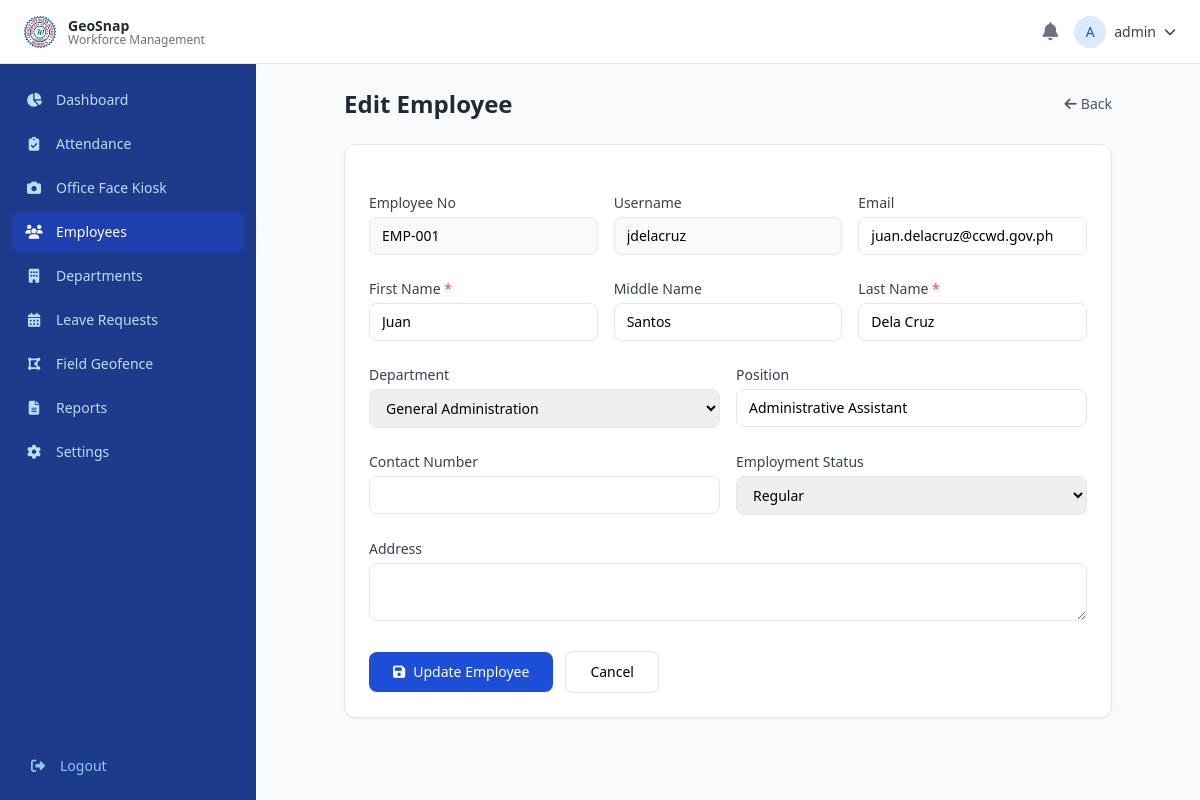
The page /index.php?page=employees-edit&id=2 (signed in) on the database its author committed.
### tables this page shows
CREATE TABLE `employees` (
  `id` INT UNSIGNED NOT NULL AUTO_INCREMENT,
  `user_id` INT UNSIGNED NOT NULL,
  `department_id` INT UNSIGNED DEFAULT NULL,
  `employee_no` VARCHAR(50) NOT NULL,
  `first_name` VARCHAR(100) NOT NULL,
  `last_name` VARCHAR(100) NOT NULL,
  `middle_name` VARCHAR(100) DEFAULT NULL,
  `position` VARCHAR(255) DEFAULT NULL,
  `contact_no` VARCHAR(50) DEFAULT NULL,
  `email` VARCHAR(255) DEFAULT NULL,
  `address` TEXT DEFAULT NULL,
  `employment_status` ENUM('regular','probationary','contractual','part-time') DEFAULT 'regular',
  `profile_pic` VARCHAR(255) DEFAULT NULL,
  `is_active` TINYINT(1) DEFAULT 1,
  `created_at` TIMESTAMP DEFAULT CURRENT_TIMESTAMP,
  `updated_at` TIMESTAMP DEFAULT CURRENT_TIMESTAMP ON UPDATE CURRENT_TIMESTAMP,
  PRIMARY KEY (`id`),
  UNIQUE KEY `uk_employees_no` (`employee_no`),
  UNIQUE KEY `uk_employees_user` (`user_id`),
  KEY `idx_employees_dept` (`department_id`),
  KEY `idx_employees_status` (`employment_status`),
  KEY `idx_employees_active` (`is_active`),
  CONSTRAINT `fk_employees_user` FOREIGN KEY (`user_id`) REFERENCES `users` (`id`) ON DELETE CASCADE ON UPDATE CASCADE,
  CONSTRAINT `fk_employees_dept` FOREIGN KEY (`department_id`) REFERENCES `departments` (`id`) ON DELETE SET NULL ON UPDATE CASCADE
);

CREATE TABLE `users` (
  `id` INT UNSIGNED NOT NULL AUTO_INCREMENT,
  `role_id` INT UNSIGNED NOT NULL,
  `username` VARCHAR(100) NOT NULL,
  `email` VARCHAR(255) NOT NULL,
  `password` VARCHAR(255) NOT NULL,
  `remember_token` VARCHAR(255) DEFAULT NULL,
  `reset_token` VARCHAR(255) DEFAULT NULL,
  `reset_expires` DATETIME DEFAULT NULL,
  `is_active` TINYINT(1) DEFAULT 1,
  `last_login` DATETIME DEFAULT NULL,
  `created_at` TIMESTAMP DEFAULT CURRENT_TIMESTAMP,
  `updated_at` TIMESTAMP DEFAULT CURRENT_TIMESTAMP ON UPDATE CURRENT_TIMESTAMP,
  PRIMARY KEY (`id`),
  UNIQUE KEY `uk_users_username` (`username`),
  UNIQUE KEY `uk_users_email` (`email`),
  KEY `idx_users_role` (`role_id`),
  KEY `idx_users_active` (`is_active`),
  CONSTRAINT `fk_users_role` FOREIGN KEY (`role_id`) REFERENCES `roles` (`id`) ON DELETE RESTRICT ON UPDATE CASCADE
);

CREATE TABLE `departments` (
  `id` INT UNSIGNED NOT NULL AUTO_INCREMENT,
  `name` VARCHAR(255) NOT NULL,
  `code` VARCHAR(50) DEFAULT NULL,
  `description` TEXT DEFAULT NULL,
  `is_active` TINYINT(1) DEFAULT 1,
  `created_at` TIMESTAMP DEFAULT CURRENT_TIMESTAMP,
  `updated_at` TIMESTAMP DEFAULT CURRENT_TIMESTAMP ON UPDATE CURRENT_TIMESTAMP,
  PRIMARY KEY (`id`),
  UNIQUE KEY `uk_departments_name` (`name`),
  KEY `idx_departments_active` (`is_active`)
);

### includes/security.php (called while the page is built, shortened)
<?php
function escapeOutput($data) {
    return htmlspecialchars($data, ENT_QUOTES | ENT_HTML5, 'UTF-8');
}

### modules/employees/edit.php (the view, shortened to what this page needs)
<?php
$id = intval($_GET['id'] ?? 0);
$stmt = $db->prepare("SELECT e.*, u.username, u.email as user_email FROM employees e JOIN users u ON e.user_id = u.id WHERE e.id = ?");
$stmt->execute([$id]);
$emp = $stmt->fetch();
$depts = $db->query("SELECT id, name FROM departments WHERE is_active = 1 ORDER BY name")->fetchAll();
?>
<div class="max-w-3xl mx-auto">
    <div class="flex items-center justify-between mb-6">
        <h1 class="text-2xl font-bold text-gray-800">Edit Employee</h1>
        <a href="<?= APP_URL ?>/index.php?page=employees" class="text-sm text-gray-600 hover:text-gray-800"><i class="fas fa-arrow-left mr-1"></i>Back</a>
    </div>
    <div class="bg-white rounded-xl shadow-sm border p-6">
        <form method="POST" class="space-y-6">
            <div class="grid grid-cols-1 md:grid-cols-3 gap-4">
                <div>
                    <label class="block text-sm font-medium text-gray-700 mb-1">Employee No</label>
                    <input type="text" value="<?= escapeOutput($emp['employee_no']) ?>" disabled class="w-full px-3 py-2 border rounded-lg text-sm bg-gray-50">
                </div>
                <div>
                    <label class="block text-sm font-medium text-gray-700 mb-1">Username</label>
                    <input type="text" value="<?= escapeOutput($emp['username']) ?>" disabled class="w-full px-3 py-2 border rounded-lg text-sm bg-gray-50">
                </div>
                <div>
                    <label class="block text-sm font-medium text-gray-700 mb-1">Email</label>
                    <input type="email" name="email" value="<?= escapeOutput($emp['user_email']) ?>" class="w-full px-3 py-2 border rounded-lg text-sm focus:ring-2 focus:ring-blue-500">
                </div>
            </div>
            <div class="grid grid-cols-1 md:grid-cols-3 gap-4">
                <div>
                    <label class="block text-sm font-medium text-gray-700 mb-1">First Name <span class="text-red-500">*</span></label>
                    <input type="text" name="first_name" value="<?= escapeOutput($emp['first_name']) ?>" required class="w-full px-3 py-2 border rounded-lg text-sm">
                </div>
                <div>
                    <label class="block text-sm font-medium text-gray-700 mb-1">Middle Name</label>
                    <input type="text" name="middle_name" value="<?= escapeOutput($emp['middle_name'] ?? '') ?>" class="w-full px-3 py-2 border rounded-lg text-sm">
                </div>
                <div>
                    <label class="block text-sm font-medium text-gray-700 mb-1">Last Name <span class="text-red-500">*</span></label>
                    <input type="text" name="last_name" value="<?= escapeOutput($emp['last_name']) ?>" required class="w-full px-3 py-2 border rounded-lg text-sm">
                </div>
            </div>
            <div class="grid grid-cols-1 md:grid-cols-2 gap-4">
                <div>
                    <label class="block text-sm font-medium text-gray-700 mb-1">Department</label>
                    <select name="department_id" class="w-full px-3 py-2 border rounded-lg text-sm">
                        <?php foreach ($depts as $d): ?>
                        <option value="<?= $d['id'] ?>" <?= $emp['department_id'] == $d['id'] ? 'selected' : '' ?>><?= escapeOutput($d['name']) ?></option>
                        <?php endforeach; ?>
                    </select>
                </div>
                <div>
                    <label class="block text-sm font-medium text-gray-700 mb-1">Position</label>
                    <input type="text" name="position" value="<?= escapeOutput($emp['position'] ?? '') ?>" class="w-full px-3 py-2 border rounded-lg text-sm">
                </div>
            </div>
            <div class="grid grid-cols-1 md:grid-cols-2 gap-4">
                <div>
                    <label class="block text-sm font-medium text-gray-700 mb-1">Contact Number</label>
                    <input type="text" name="contact_no" value="<?= escapeOutput($emp['contact_no'] ?? '') ?>" class="w-full px-3 py-2 border rounded-lg text-sm">
                </div>
                <div>
                    <label class="block text-sm font-medium text-gray-700 mb-1">Employment Status</label>
                    <select name="employment_status" class="w-full px-3 py-2 border rounded-lg text-sm">
                        <option value="regular" <?= $emp['employment_status'] === 'regular' ? 'selected' : '' ?>>Regular</option>
                    </select>
                </div>
            </div>
            <div>
                <label class="block text-sm font-medium text-gray-700 mb-1">Address</label>
                <textarea name="address" rows="2" class="w-full px-3 py-2 border rounded-lg text-sm"><?= escapeOutput($emp['address'] ?? '') ?></textarea>
            </div>
            <div class="flex items-center space-x-3">
                <button type="submit" class="px-6 py-2.5 bg-blue-700 text-white rounded-lg text-sm font-medium hover:bg-blue-800"><i class="fas fa-save mr-2"></i>Update Employee</button>
                <a href="<?= APP_URL ?>/index.php?page=employees" class="px-6 py-2.5 border rounded-lg text-sm hover:bg-gray-50">Cancel</a>
            </div>
        </form>
    </div>
</div>

### rows shown on the page
employees: employee_no "EMP-001", user.username "jdelacruz", email "juan.delacruz@ccwd.gov.ph", first_name "Juan", middle_name "Santos", last_name "Dela Cruz", department_id "General Administration", position "Administrative Assistant", employment_status "Regular"

### other values the page prints
substr($_SESSION['username'] ?? 'U', 0, 1) "A"
escapeOutput($_SESSION['username'] ?? 'User') "admin"
$item['label'] "Dashboard"
$item['label'] "Attendance"
$item['label'] "Office Face Kiosk"
$item['label'] "Employees"
$item['label'] "Departments"
$item['label'] "Leave Requests"
$item['label'] "Field Geofence"
$item['label'] "Reports"
$item['label'] "Settings"
